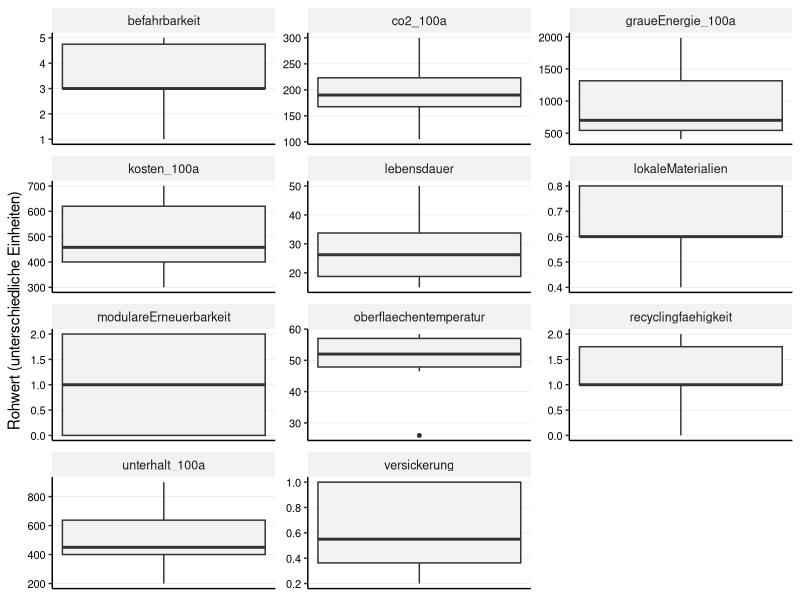

The R source for this figure: (Note: this script raises an error after producing the figure.)
## ---- chunk 1

library(tidyverse)
library(readr)
library(ggplot2)
library(forcats)
library(tidytext)
library(patchwork)

## ---- chunk 2

## 1. Daten Importieren

# Liest die Rohdaten für die Beläge ein
df_belaege_raw <- read_delim(
  "01_data_input/Belaege_tidy.csv",
  delim = ";"
)

# Liest die Gewichtungen für alle vier Szenarien ein
weights_s0_raw <- read_delim(
  "01_data_input/Belaege_Gewichtung_Szenario0.csv",
  delim = ";"
)
weights_s1_raw <- read_delim(
  "01_data_input/Belaege_Gewichtung_Szenario1.csv",
  delim = ";"
)
weights_s2_raw <- read_delim(
  "01_data_input/Belaege_Gewichtung_Szenario2.csv",
  delim = ";"
)
weights_s3_raw <- read_delim(
  "01_data_input/Belaege_Gewichtung_Szenario3.csv",
  delim = ";"
)
## ---- chunk 3
#| include: false
# --- PRÜFUNG BLOCK 1 ---

print("--- 1. Check: Spaltennamen Beläge (Sind alle Spaltennamen da?) ---")
colnames(df_belaege_raw)

print("--- 2. Check: Gewichtung S0 (Wurden Spalten getrennt?) ---")
head(weights_s0_raw)

print("--- 3. Check: Gewichtung S3 (Zur Sicherheit) ---")
head(weights_s3_raw)

## ---- chunk 4
# A. Bereinigung der Rohdaten (Belaege_normiert.csv)
df_belaege <- df_belaege_raw %>%
  select(belagskategorie, option, everything()) 

# B. Bereinigung der Gewichtungen (ALLE SZENARIEN)
# Wir fügen den Roh-Dateien die Szenario-Namen hinzu
df_weights_s0 <- weights_s0_raw %>%
  mutate(szenario = "Szenario 0: Baseline (IST)")
df_weights_s1 <- weights_s1_raw %>%
  mutate(szenario = "Szenario 1: Forschungsfokus")
df_weights_s2 <- weights_s2_raw %>%
  mutate(szenario = "Szenario 2: Radikale Vermeidung")
df_weights_s3 <- weights_s3_raw %>%
  mutate(szenario = "Szenario 3: Radikaler Lebenszyklus")

# Jetzt binden wir sie zu einer finalen Gewichtungs-Tabelle zusammen
df_weights <- bind_rows(df_weights_s0, df_weights_s1, df_weights_s2, df_weights_s3) %>%
  # Berechne das Gesamtgewicht (gewicht) aus den Rohspalten,
  mutate(
    gewicht = group_weight * within_group_weight
  ) %>%
   # umbenennen für den Join
  rename(
    bewertungskategorie = criterion_id
  ) %>%
  # Auswählen der Spalten, die der Rest des Skripts braucht
  select(szenario, bewertungskategorie, gewicht, group_id)

## ---- chunk 5
#| include: false
# --- PRÜFUNG BLOCK 2 ---

print(df_weights, n = 44)

print("--- Check: Stichprobe der Gewichte ---")
# Zeig mir mal S0 und S3 im Vergleich für Kosten
df_weights %>% 
  filter(bewertungskategorie == "initialkosten_100a") %>%
  select(szenario, gewicht)

## ---- chunk 6
# 3.1 Wide-to-Long
df_belaege_long <- df_belaege %>%
  pivot_longer(
    cols = where(is.numeric), 
    names_to = "bewertungskategorie", 
    values_to = "wert"
  )

# 3.2 JOIN mit Gewichtung
# WICHTIG: Wir nutzen left_join. 
# Alles was in der Gewichtungstabelle fehlt (wie 'initialkosten'), bekommt hier gewicht = NA.
df_belaege_joined <- df_belaege_long %>%
  left_join(df_weights, by = "bewertungskategorie", relationship = "many-to-many")

## ---- chunk 7
#| include: false
# --- PRÜFUNG BLOCK 3 ---

print(df_belaege_joined, n = 44)

print("--- Check: Hat 'initialkosten' KEIN Gewicht (NA)? ---")
df_belaege_joined %>%
  filter(bewertungskategorie == "initialkosten") %>%
  select(szenario, bewertungskategorie, gewicht) %>%
  distinct() %>%
  head(2) # Sollte NA zeigen (oder leer sein, falls S0)

print("--- Check: Hat 'initialkosten_100a' ein Gewicht? ---")
df_belaege_joined %>%
  filter(bewertungskategorie == "initialkosten_100a") %>%
  filter(szenario == "Szenario 0: Baseline (IST)") %>%
  select(szenario, bewertungskategorie, gewicht) %>%
  distinct() %>%
  head(2) # Sollte 0.1 zeigen

## ---- chunk 8
# -------------------------------------------------------
# TEIL 1: Boxplot der Rohwerte (Überblick)  (Scientific Style)
# -------------------------------------------------------
# Hinweis: Da die Einheiten gemischt sind, nutzen wir facet_wrap mit freien Skalen.
plot_rohwerte <- ggplot(df_belaege_long, aes(y = wert)) +
  geom_boxplot(fill = "grey95", width = 0.5, outlier.size = 1) +
  
  # Facetten für jedes Kriterium
  facet_wrap(~bewertungskategorie, scales = "free", ncol = 3) +
  
  labs(
    title = NULL, 
    subtitle = NULL,
    x = NULL,
    y = "Rohwert (unterschiedliche Einheiten)"
  ) +
  
  theme_classic(base_size = 11) +
  
  theme(
    # Nur horizontale Gitterlinien (y) sind wichtig zum Ablesen der Werte
    panel.grid.major.y = element_line(color = "grey90", linewidth = 0.2),
    panel.grid.major.x = element_blank(),
    
    # Facetten-Label
    strip.background = element_rect(fill = "grey95", color = NA),
    strip.text = element_text(face = "plain", size = 9),
    
    # Y-Achse (Werte) MUSS sichtbar sein:
    axis.text.y = element_text(size = 8, color = "black"), 
    
    # X-Achse (unten) kann leer sein:
    axis.text.x = element_blank(),
    axis.ticks.x = element_blank()
  )

# print(plot_rohwerte)

## ---- chunk 9
#| include: false
# Speicher des Plots
ggsave("02_export/plots/check_01_rohwerte_verteilung_belaege.png", 
       plot = plot_rohwerte, width = 10, height = 8, dpi = 300)

## ---- chunk 10
#| label: fig-lebenszyklus-final-clean
#| fig.width: 10
#| fig.height: 12
#| out.width: "100%"
#| warning: false


# -------------------------------------------------------
# TEIL 2: KOSTEN (Gestapelt: Erneuerungszyklen + Unterhalt)
# -------------------------------------------------------

# 1. Daten vorbereiten
df_kosten_calc <- df_belaege %>%
  select(belagskategorie, option, initialkosten, initialkosten_100a, unterhalt_100a) %>%
  mutate(
    n_zyklen = round(initialkosten_100a / initialkosten),
    total_kosten = initialkosten_100a + unterhalt_100a
  )

# 2. Datensatz "aufblasen"
df_invest_expanded <- df_kosten_calc %>%
  uncount(n_zyklen) %>%
  mutate(
    kostenart = "Investitionskosten (pro Erneuerungszyklus)",
    wert = initialkosten,
    label_text = as.character(round(initialkosten, 0))
  )

df_unterhalt <- df_kosten_calc %>%
  mutate(
    kostenart = "Unterhaltskosten (kumuliert 100a)",
    wert = unterhalt_100a,
    label_text = as.character(round(unterhalt_100a, 0)) 
  )

df_plot_kosten_final <- bind_rows(df_invest_expanded, df_unterhalt) %>%
  mutate(option_sortiert = reorder(option, initialkosten_100a + unterhalt_100a)) %>%
  mutate(kosten_label = fct_relevel(kostenart, 
                                    "Unterhaltskosten (kumuliert 100a)", 
                                    "Investitionskosten (pro Erneuerungszyklus)"))

# 3. Plot Kosten erstellen
plot_kosten_stacked <- ggplot(df_plot_kosten_final, 
       aes(x = option_sortiert, y = wert, fill = kosten_label)) +
  
  # Balken mit weissen Trennlinien
  geom_col(width = 0.7, color = "white", linewidth = 0.3) + 
  
  # Beschriftung: Mittig im Block
  geom_text(aes(label = label_text), 
            position = position_stack(vjust = 0.5), 
            size = 2.5, 
            color = "white") +
  
  scale_fill_manual(values = c(
    "Investitionskosten (pro Erneuerungszyklus)" = "#084594", 
    "Unterhaltskosten (kumuliert 100a)" = "#9ecae1"
  )) +
  
  scale_y_continuous(breaks = seq(0, 3000, 200)) + 
  scale_x_discrete(labels = function(x) stringr::str_wrap(x, width = 20)) +
  
  labs(
    title = NULL,
    x = NULL,
    y = "Kosten [CHF/m²]",
    fill = NULL 
  ) +
  
  theme_classic(base_size = 11) +
  
  theme(
    legend.position = "bottom",
    panel.grid.major.y = element_line(color = "grey90", linewidth = 0.2),
    panel.grid.major.x = element_blank(),
    axis.text.x = element_text(angle = 45, hjust = 1, size = 10, color = "black"),
    axis.text.y = element_text(size = 10, color = "black"),
    plot.margin = margin(t = 5, r = 5, b = 10, l = 5, unit = "mm")
  ) +
  guides(fill = guide_legend(reverse = TRUE))

# print(plot_kosten_stacked)
## ---- chunk 11
#| include: false
# Speichern Kosten
ggsave("02_export/plots/Abb_Lebenszyklus_Kosten_Stacked_Zyklen.png", 
       plot = plot_kosten_stacked, width = 8, height = 8, dpi = 300)
## ---- chunk 12
# -------------------------------------------------------
# TEIL 3: UMWELT (Korrigiert: Beschriftung überall an)
# -------------------------------------------------------

# --- Plot A: CO2-Emissionen ---
df_co2 <- df_belaege %>%
  select(belagskategorie, option, wert = co2_100a) %>%
  mutate(kategorie = fct_relevel(belagskategorie, "Asphalt", "Pflaster", "Sickerbeläge")) %>%
  mutate(option_sortiert = reorder(option, wert))

p_co2 <- ggplot(df_co2, aes(x = option_sortiert, y = wert, fill = kategorie)) + 
  geom_col(width = 0.7) + 
  
  scale_fill_manual(values = c("Asphalt" = "#084594", "Pflaster" = "#4292c6", "Sickerbeläge" = "#9ecae1")) +
  
  scale_y_continuous(breaks = seq(0, 1000, 50)) +
  
  scale_x_discrete(labels = function(x) stringr::str_wrap(x, width = 20)) +
  
  # Titel angepasst (kein X-Titel, aber Y-Titel)
  labs(title = "CO\u2082-Emissionen (100a)", y = "kg CO\u2082-eq/m\u00B2", x = NULL) +
  
  theme_classic(base_size = 11) +
  theme(
    legend.position = "none", 
    plot.title = element_text(face = "plain", size = 11, hjust = 0),
    axis.title.y = element_text(face = "plain", size = 10, color = "black"),
    panel.grid.major.y = element_line(color = "grey90", linewidth = 0.2), 
    panel.grid.major.x = element_blank(),
    
    # HIER GEÄNDERT: Beschriftung wieder EINSCHALTEN!
    axis.text.x = element_text(angle = 45, hjust = 1, size = 10, color = "black"),
    
    # Margin unten erhöhen, damit Platz für den Text ist
    plot.margin = margin(t = 5, r = 5, b = 10, l = 5, unit = "mm")
  )


# --- Plot B: Graue Energie ---
df_grau <- df_belaege %>%
  select(belagskategorie, option, wert = graueEnergie_100a) %>%
  mutate(kategorie = fct_relevel(belagskategorie, "Asphalt", "Pflaster", "Sickerbeläge")) %>%
  mutate(option_sortiert = reorder(option, wert))

p_grau <- ggplot(df_grau, aes(x = option_sortiert, y = wert, fill = kategorie)) + 
  geom_col(width = 0.7) + 
  
  scale_fill_manual(values = c("Asphalt" = "#084594", "Pflaster" = "#4292c6", "Sickerbeläge" = "#9ecae1")) +
  
  scale_y_continuous(breaks = seq(0, 4000, 200)) +
  
  scale_x_discrete(labels = function(x) stringr::str_wrap(x, width = 20)) +
  
  labs(title = "Graue Energie (100a)", y = "kWh/m\u00B2", x = NULL, fill = "Belagskategorie") +
  
  theme_classic(base_size = 11) +
  theme(
    legend.position = "bottom",
    plot.title = element_text(face = "plain", size = 11, hjust = 0),
    axis.title.y = element_text(face = "plain", size = 10, color = "black"),
    panel.grid.major.y = element_line(color = "grey90", linewidth = 0.2), 
    panel.grid.major.x = element_blank(),
    
    axis.text.x = element_text(angle = 45, hjust = 1, size = 10, color = "black"),
    
    plot.margin = margin(t = 10, r = 5, b = 5, l = 5, unit = "mm")
  )

# --- Zusammenfügen ---
# Patchwork regelt das Layout automatisch. 
# Da p_co2 jetzt Text unten hat, brauchen wir ggf. etwas mehr Gesamthöhe beim Speichern.
plot_umwelt_combined <- p_co2 / p_grau

# print(plot_umwelt_combined)
## ---- chunk 13
#| include: false
ggsave("02_export/plots/Abb_Belaege_Umwelt_clean.png", 
       plot = plot_umwelt_combined, width = 10, height = 14, dpi = 300)
## ---- chunk 14
# 5.1 Definieren: Wo ist "weniger" besser?
kriterien_lower_is_better <- c(
  "initialkosten", 
  "initialkosten_100a", 
  "unterhalt_100a", 
  "co2_100a", 
  "graueEnergie_100a",
  "oberflaechentemperatur" 
)

# 5.2 Min-Max-Skalierung
# Wir normieren ALLES (auch ungewichtete Infos), damit wir sie plotten können.
# WICHTIG: Hier NICHT nach Gewicht filtern, sonst verschwinden die Initialkosten!
df_belaege_normalized <- df_belaege_joined %>%
  filter(!is.na(wert)) %>% # Nur Zeilen ohne Werte löschen
  group_by(bewertungskategorie) %>%
  mutate(
    min_wert = min(wert, na.rm = TRUE),
    max_wert = max(wert, na.rm = TRUE),
    # Berechnung des Scores
    score_normiert = case_when(
      # Sonderfall: Wenn Min und Max gleich sind (alle gleich gut) -> Score 1
      (max_wert - min_wert) == 0 ~ 1,
      # Normale Skalierung (higher is better)
      !(bewertungskategorie %in% kriterien_lower_is_better) ~ (wert - min_wert) / (max_wert - min_wert),
      # Invertierte Skalierung (lower is better)
      bewertungskategorie %in% kriterien_lower_is_better ~ 1 - ((wert - min_wert) / (max_wert - min_wert))
    )
  ) %>%
ungroup()

## ---- chunk 15
#| include: false
# --- PRÜFUNG BLOCK 5 ---

print("--- Check: Sind alle Kriterien da (auch die ohne Gewicht) und ist der Score Normiert zwischen 0 und 1? ---")
df_min_max_check <- df_belaege_normalized %>%
  select(bewertungskategorie, min_wert, max_wert, score_normiert) %>%
  distinct()

print(df_min_max_check)

print("--- Check: Haben 'initialkosten' einen Score bekommen? ---")
# Wir testen eine Zeile stichprobenartig
df_belaege_normalized %>%
  filter(bewertungskategorie == "initialkosten") %>%
  select(option, wert, score_normiert) %>%
  head(3)

# Prüfen, ob der Join geklappt hat (Gewicht da?):
print("--- Check Gewicht für Kosten ---")
df_belaege_normalized %>%
  filter(bewertungskategorie %in% c("initialkosten", "initialkosten_100a")) %>%
  select(szenario, bewertungskategorie, gewicht) %>%
  distinct() %>%
  print()
## ---- chunk 16
# Boxplot der normierten Scores (Scientific Style)
# Ziel: Überprüfen, ob die Min-Max-Skalierung funktioniert hat.
# Alle Boxplots müssen zwischen 0 und 1 liegen.

plot_normiert <- ggplot(df_belaege_normalized, aes(x = bewertungskategorie, y = score_normiert)) +
  geom_boxplot(fill = "grey90", width = 0.6, outlier.colour = "black", outlier.size = 1) +
  
  coord_flip() +
  
  # Fixe Skala 0-1
  scale_y_continuous(limits = c(0, 1), expand = c(0, 0.05)) +
  
  labs(
    title = NULL,
    subtitle = NULL,
    x = NULL, # Kriterien-Namen stehen an der Achse
    y = "Normierter Score (0 = schlecht, 1 = ideal)"
  ) +
  
  theme_classic(base_size = 11) +
  
  theme(
    # Gitterlinien: Vertikal wichtig (um 0.5 etc. zu sehen), Horizontal weg
    panel.grid.major.x = element_line(color = "grey90", linewidth = 0.2),
    panel.grid.major.y = element_blank(),
    
    # Achsen-Texte
    axis.text.y = element_text(color = "black", size = 10), # Kriterien-Namen
    axis.text.x = element_text(color = "black", size = 10)  # Zahlen 0-1
  )


#print(plot_normiert)

## ---- chunk 17
#| include: false
ggsave("02_export/plots/check_02_normierte_scores_belaege.png", 
       plot = plot_normiert, width = 10, height = 7, dpi = 300)
## ---- chunk 18
# --- PRÜFUNG BLOCK 6 ---

print("--- Check: Liegen alle Scores zwischen 0 und 1? ---")
summary(df_belaege_normalized$score_normiert)
# Min sollte >= 0.00 sein, Max <= 1.00

print("--- Check: Sind 'initialkosten' im Boxplot-Datensatz enthalten? ---")
# Wir zählen, wie viele Datenpunkte wir pro Kategorie haben
df_belaege_normalized %>%
  filter(bewertungskategorie %in% c("initialkosten", "initialkosten_100a")) %>%
  count(bewertungskategorie)
## ---- chunk 19
# 7.1 Berechnung Score pro Kriterium
df_mca_calculated <- df_belaege_normalized %>%
  # HIER filtern wir alles raus, was kein Gewicht hat (z.B. reine Initialkosten)
  filter(!is.na(gewicht)) %>% 
  mutate(MCA_score_kriterium = score_normiert * gewicht)

# 7.2 Aggregation pro Szenario
# Wir summieren die Scores pro Baum und Szenario
df_mca_total <- df_mca_calculated %>%
  group_by(szenario, belagskategorie, option) %>%
  summarise(MCA_gesamtscore = sum(MCA_score_kriterium, na.rm = TRUE), .groups = 'drop') %>%
  # Sortierung: Erst nach Szenario, dann nach Punktzahl
  arrange(szenario, desc(MCA_gesamtscore)) 

# Anzeigen der Ergebnisse
print("--- MCA Gesamtergebnis (Auszug) ---")
print(df_mca_total, n = 20)

# 7.3 - Auswahl der "Top 3 Sieger"
# Ziel: Für jedes der 4 Szenarien die Top 3 Beläge aus dem Gesamtranking
N_BELAEGE_AUSWAEHLEN <- 3

df_sieger_belaege <- df_mca_total %>%
  group_by(szenario) %>%
  # Wählt die N besten Beläge innerhalb jedes Szenarios aus
  slice_max(MCA_gesamtscore, n = N_BELAEGE_AUSWAEHLEN) %>%
  ungroup() %>%
  # Ordnen für bessere Lesbarkeit
  arrange(szenario, desc(MCA_gesamtscore))

# Anzeigen der 12 Sieger-Optionen (4 Szenarien * 3 Beläge)
print(paste("--- Top", N_BELAEGE_AUSWAEHLEN, "Beläge pro Szenario (für Zeitstrahl-Analyse) ---"))
print(df_sieger_belaege, n = 12)

## ---- chunk 20
#| include: false
# 7.4 Export der Tabellen
write_csv2(
  df_sieger_belaege,
  file = "02_export/tables/mca_top3_belaege_pro_szenario.csv"
)
write_csv2(
  df_mca_total, 
  file = "02_export/tables/mca_rangliste_alle_szenarien.csv"
)
write_csv2(
  df_mca_calculated, 
  file = "02_export/tables/mca_details_berechnung_alle_szenarien.csv"
)

# --- PRÜFUNG BLOCK 7 ---

print("--- Check: Enthält die Berechnung noch Zeilen ohne Gewicht? ---")
# Sollte 0 Zeilen ergeben
df_mca_calculated %>% filter(is.na(gewicht)) %>% count()

print("--- Check: Plausibilität Ergebnisse (S0 Baseline) ---")
# Zeig mir die Top 3 von Szenario 0
df_sieger_belaege %>% 
  filter(szenario == "Szenario 0: Baseline (IST)") %>%
  select(option, MCA_gesamtscore)

## ---- chunk 21

# --- Datenaufbereitung für Stacked Plot (einmalig & aufgehübscht) ---
df_mca_groups_belaege_plot <- df_mca_calculated %>%
  group_by(szenario, belagskategorie, option, group_id) %>%
  summarise(gruppen_score = sum(MCA_score_kriterium, na.rm = TRUE), .groups = 'drop') %>%
  left_join(df_mca_total, by = c("szenario", "belagskategorie", "option")) %>%
  mutate(group_label_clean = case_when(
    group_id == "langlebigkeit" ~ "Langlebigkeit",
    group_id == "wirtschaftlichkeit" ~ "Wirtschaftlichkeit",
    group_id == "multifunktionale_nutzungsqualitaet" ~ "Multifunktionale Nutzungsqualität",
    group_id == "umweltwirkung" ~ "Umweltwirkung",
    group_id == "kreislauffaehigkeit" ~ "Kreislauffähigkeit",
    TRUE ~ group_id
  ))

# 1. Farben definieren (Einheitlich zur gesamten Arbeit)
colors_kategorie <- c(
  "Asphalt" = "#084594", 
  "Pflaster" = "#4292c6", 
  "Sickerbeläge" = "#9ecae1")

# 2. Farben für Kriterien-Gruppen
colors_gruppen <- c(
  "Langlebigkeit" = "#08306b",                     # Dunkelstes Blau (Zeit)
  "Wirtschaftlichkeit" = "#2171b5",                # Dunkles Mittelblau (Geld)
  "Multifunktionale Nutzungsqualität" = "#4292c6", # Mittelblau
  "Umweltwirkung" = "#9ecae1",                     # Hellblau
  "Kreislauffähigkeit" = "#deebf7"                 # Sehr helles Blau/Grau
)
## ---- chunk 22
#| label: fig-mca-plots-belaege-s0
#| fig.width: 13
#| fig.height: 8
#| out.width: "95%"
#| dpi: 300

# --- Plot 1: Ranking (Szenario 0) ---
data_s0 <- df_mca_total %>% filter(szenario == "Szenario 0: Baseline (IST)")

plot_s0_rank <- ggplot(data_s0,
       aes(x = MCA_gesamtscore,
           y = fct_reorder(option, MCA_gesamtscore), 
           fill = belagskategorie)) + 
  geom_col(width = 0.7) +
  
  scale_x_continuous(limits = c(0, 1), expand = c(0, 0.05)) + 
  scale_y_discrete(labels = function(x) stringr::str_wrap(x, width = 40)) +
  scale_fill_manual(values = colors_kategorie) +
  
  labs(
    title = NULL, 
    x = "MCA Score (0-1)", 
    y = NULL, 
    fill = "Kategorie"
  ) +

  theme_classic(base_size = 11) + 

  theme(
    legend.position = "bottom",
    panel.grid.major.y = element_blank(),
    panel.grid.major.x = element_line(color = "grey90", linewidth = 0.2),
    axis.text = element_text(color = "black"),
    plot.margin = margin(t = 5, r = 10, b = 5, l = 5, unit = "mm")
  )

# print(plot_s0_rank, width = 10, height = 7)
## ---- chunk 23
#| include: false
ggsave("02_export/plots/mca_gesamtergebnis_s0_belaege.png",
       plot = plot_s0_rank, width = 10, height = 7, dpi = 300)
## ---- chunk 24
# --- Plot 2: Stacked Detail (Szenario 0) ---
data_s0_groups <- df_mca_groups_belaege_plot %>% filter(szenario == "Szenario 0: Baseline (IST)")

plot_s0_stack <- ggplot(data_s0_groups,
       aes(x = gruppen_score,
           y = fct_reorder(option, MCA_gesamtscore), 
           fill = group_label_clean)) + 
  geom_col(position = "stack", width = 0.7) +
  
  scale_x_continuous(limits = c(0, 1), expand = c(0, 0.05)) +
  scale_y_discrete(labels = function(x) stringr::str_wrap(x, width = 40)) +
  scale_fill_manual(values = colors_gruppen) +
  
  labs(
    title = NULL, 
    x = "Beitrag zum Score", 
    y = NULL, 
    fill = "Kriteriengruppe"
  ) +
  theme_classic(base_size = 11) + 
  theme(
    legend.position = "bottom",
    legend.text = element_text(size = 9),
    legend.box = "vertical",
    panel.grid.major.y = element_blank(),
    panel.grid.major.x = element_line(color = "grey90", linewidth = 0.2),
    axis.text = element_text(color = "black"),
    plot.margin = margin(t = 5, r = 10, b = 5, l = 5, unit = "mm")
  ) +
  guides(fill = guide_legend(nrow = 2, byrow = TRUE))

# print(plot_s0_stack)
## ---- chunk 25
#| include: false
ggsave("02_export/plots/mca_detail_gruppen_s0_belaege.png",
       plot = plot_s0_stack, width = 10, height = 7, dpi = 300)
## ---- chunk 26
#| label: fig-mca-plots-belaege-s1
#| fig.width: 13
#| fig.height: 8
#| out.width: "95%"
#| dpi: 300

# --- Plot 1: Ranking (Szenario 1) ---
data_s1 <- df_mca_total %>% filter(szenario == "Szenario 1: Forschungsfokus")

plot_s1_rank <- ggplot(data_s1,
       aes(x = MCA_gesamtscore,
           y = fct_reorder(option, MCA_gesamtscore), 
           fill = belagskategorie)) + 
  geom_col(width = 0.7) +
  scale_x_continuous(limits = c(0, 1), expand = c(0, 0.05)) + 
  scale_y_discrete(labels = function(x) stringr::str_wrap(x, width = 40)) +
  scale_fill_manual(values = colors_kategorie) +
  labs(
    title = NULL, 
    x = "MCA Score (0-1)", 
    y = NULL, 
    fill = "Kategorie"
  ) +
  theme_classic(base_size = 11) + 
  theme(
    legend.position = "bottom",
    panel.grid.major.y = element_blank(),
    panel.grid.major.x = element_line(color = "grey90", linewidth = 0.2),
    axis.text = element_text(color = "black"),
    plot.margin = margin(t = 5, r = 10, b = 5, l = 5, unit = "mm")
  )

# print(plot_s1_rank)
## ---- chunk 27
#| include: false
ggsave("02_export/plots/mca_gesamtergebnis_s1_belaege.png",
       plot = plot_s1_rank, width = 10, height = 7, dpi = 300)
## ---- chunk 28
# --- Plot 2: Stacked Detail (Szenario 1) ---
data_s1_groups <- df_mca_groups_belaege_plot %>% filter(szenario == "Szenario 1: Forschungsfokus")

plot_s1_stack <- ggplot(data_s1_groups,
       aes(x = gruppen_score,
           y = fct_reorder(option, MCA_gesamtscore), 
           fill = group_label_clean)) + 
  geom_col(position = "stack", width = 0.7) +
  scale_x_continuous(limits = c(0, 1), expand = c(0, 0.05)) +
  scale_y_discrete(labels = function(x) stringr::str_wrap(x, width = 40)) +
  scale_fill_manual(values = colors_gruppen) +
  labs(
    title = NULL, 
    x = "Beitrag zum Score", 
    y = NULL, 
    fill = "Kriteriengruppe"
  ) +
  theme_classic(base_size = 11) + 
  theme(
    legend.position = "bottom",
    legend.text = element_text(size = 9), 
    legend.box = "vertical",
    panel.grid.major.y = element_blank(),
    panel.grid.major.x = element_line(color = "grey90", linewidth = 0.2),
    axis.text = element_text(color = "black"),
    plot.margin = margin(t = 5, r = 10, b = 5, l = 5, unit = "mm")
  ) +
  guides(fill = guide_legend(nrow = 2, byrow = TRUE))

# print(plot_s1_stack)
## ---- chunk 29
#| include: false
ggsave("02_export/plots/mca_detail_gruppen_s1_belaege.png",
       plot = plot_s1_stack, width = 10, height = 7, dpi = 300)
## ---- chunk 30
#| label: fig-mca-plots-belaege-s2
#| fig.width: 13
#| fig.height: 8
#| out.width: "95%"
#| dpi: 300

# --- Plot 1: Ranking (Szenario 2) ---
data_s2 <- df_mca_total %>% filter(szenario == "Szenario 2: Radikale Vermeidung")

plot_s2_rank <- ggplot(data_s2,
       aes(x = MCA_gesamtscore,
           y = fct_reorder(option, MCA_gesamtscore), 
           fill = belagskategorie)) + 
  geom_col(width = 0.7) +
  scale_x_continuous(limits = c(0, 1), expand = c(0, 0.05)) + 
  scale_y_discrete(labels = function(x) stringr::str_wrap(x, width = 40)) +
  scale_fill_manual(values = colors_kategorie) +
  labs(
    title = NULL, 
    x = "MCA Score (0-1)", 
    y = NULL, 
    fill = "Kategorie"
  ) +
  theme_classic(base_size = 11) + 
  theme(
    legend.position = "bottom",
    panel.grid.major.y = element_blank(),
    panel.grid.major.x = element_line(color = "grey90", linewidth = 0.2),
    axis.text = element_text(color = "black"),
    plot.margin = margin(t = 5, r = 10, b = 5, l = 5, unit = "mm")
  )

#print(plot_s2_rank)

## ---- chunk 31
#| include: false
ggsave("02_export/plots/mca_gesamtergebnis_s2_belaege.png",
       plot = plot_s2_rank, width = 10, height = 7, dpi = 300)
## ---- chunk 32
# --- Plot 2: Stacked Detail (Szenario 2) ---
data_s2_groups <- df_mca_groups_belaege_plot %>% filter(szenario == "Szenario 2: Radikale Vermeidung")

plot_s2_stack <- ggplot(data_s2_groups,
       aes(x = gruppen_score,
           y = fct_reorder(option, MCA_gesamtscore), 
           fill = group_label_clean)) + 
  geom_col(position = "stack", width = 0.7) +
  scale_x_continuous(limits = c(0, 1), expand = c(0, 0.05)) +
  scale_y_discrete(labels = function(x) stringr::str_wrap(x, width = 40)) +
  scale_fill_manual(values = colors_gruppen) +
  labs(
    title = NULL, 
    x = "Beitrag zum Score", 
    y = NULL, 
    fill = "Kriteriengruppe"
  ) +
  theme_classic(base_size = 11) + 
  theme(
    legend.position = "bottom",
    legend.text = element_text(size = 9), 
    legend.box = "vertical",
    panel.grid.major.y = element_blank(),
    panel.grid.major.x = element_line(color = "grey90", linewidth = 0.2),
    axis.text = element_text(color = "black"),
    plot.margin = margin(t = 5, r = 10, b = 5, l = 5, unit = "mm")
  ) +
  guides(fill = guide_legend(nrow = 2, byrow = TRUE))

# print(plot_s2_stack)
## ---- chunk 33
#| include: false
ggsave("02_export/plots/mca_detail_gruppen_s2_belaege.png",
       plot = plot_s2_stack, width = 10, height = 7, dpi = 300)

## ---- chunk 34
#| label: fig-mca-plots-belaege-s3
#| fig.width: 13
#| fig.height: 8
#| out.width: "95%"
#| dpi: 300

# --- Plot 1: Ranking (Szenario 3) ---
data_s3 <- df_mca_total %>% filter(szenario == "Szenario 3: Radikaler Lebenszyklus")

plot_s3_rank <- ggplot(data_s3,
       aes(x = MCA_gesamtscore,
           y = fct_reorder(option, MCA_gesamtscore), 
           fill = belagskategorie)) + 
  geom_col(width = 0.7) +
  scale_x_continuous(limits = c(0, 1), expand = c(0, 0.05)) + 
  scale_y_discrete(labels = function(x) stringr::str_wrap(x, width = 40)) +
  scale_fill_manual(values = colors_kategorie) +
  labs(
    title = NULL, 
    x = "MCA Score (0-1)", 
    y = NULL, 
    fill = "Kategorie"
  ) +
  theme_classic(base_size = 11) + 
  theme(
    legend.position = "bottom",
    panel.grid.major.y = element_blank(),
    panel.grid.major.x = element_line(color = "grey90", linewidth = 0.2),
    axis.text = element_text(color = "black"),
    plot.margin = margin(t = 5, r = 10, b = 5, l = 5, unit = "mm")
  )

# print(plot_s3_rank)
## ---- chunk 35
#| include: false
ggsave("02_export/plots/mca_gesamtergebnis_s3_belaege.png",
       plot = plot_s3_rank, width = 10, height = 7, dpi = 300)
## ---- chunk 36
# --- Plot 2: Stacked Detail (Szenario 3) ---
data_s3_groups <- df_mca_groups_belaege_plot %>% filter(szenario == "Szenario 3: Radikaler Lebenszyklus")

plot_s3_stack <- ggplot(data_s3_groups,
       aes(x = gruppen_score,
           y = fct_reorder(option, MCA_gesamtscore), 
           fill = group_label_clean)) + 
  geom_col(position = "stack", width = 0.7) +
  scale_x_continuous(limits = c(0, 1), expand = c(0, 0.05)) +
  scale_y_discrete(labels = function(x) stringr::str_wrap(x, width = 40)) +
  scale_fill_manual(values = colors_gruppen) +
  labs(
    title = NULL, 
    x = "Beitrag zum Score", 
    y = NULL, 
    fill = "Kriteriengruppe"
  ) +
  theme_classic(base_size = 11) + 
  theme(
    legend.position = "bottom",
    legend.text = element_text(size = 9), 
    legend.box = "vertical",
    panel.grid.major.y = element_blank(),
    panel.grid.major.x = element_line(color = "grey90", linewidth = 0.2),
    axis.text = element_text(color = "black"),
    plot.margin = margin(t = 5, r = 10, b = 5, l = 5, unit = "mm")
  ) +
  guides(fill = guide_legend(nrow = 2, byrow = TRUE))

# print(plot_s3_stack)
## ---- chunk 37
#| include: false
ggsave("02_export/plots/mca_detail_gruppen_s3_belaege.png",
       plot = plot_s3_stack, width = 10, height = 7, dpi = 300)
